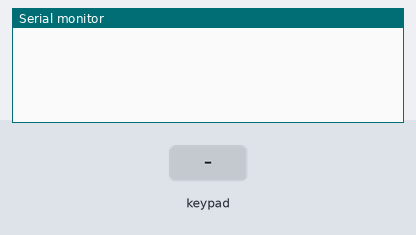
A sketch run on a simulated SparkFun Pro Micro, built with avr-gcc and run on an emulated ATmega32U4. Parts: the last lines printed to the serial monitor. The inputs (shaded band) are chosen by the test bench. USB keyboard and mouse output is not drawn.

Above: at 1.2 s.
1.3 s: key '1' pressed
At 2.5 s:
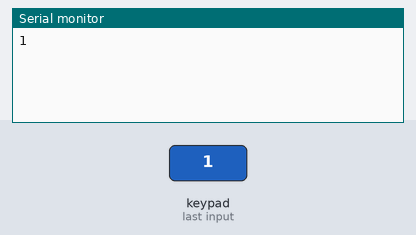
2.8 s: keypad keys 2 3 4 5 # pressed 0.4 s apart
At 4.8 s:
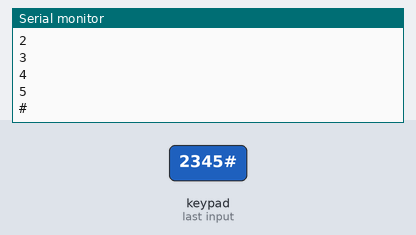
6.3 s: key 'A' pressed
At 7.5 s:
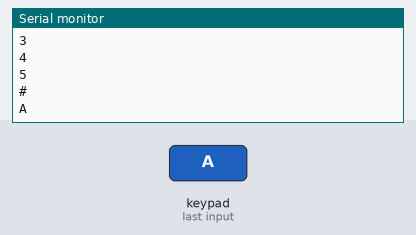
7.8 s: keypad keys 2 3 4 5 * pressed 0.4 s apart
At 10.0 s:
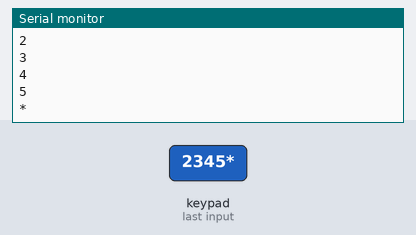
11.3 s: key 'B' pressed
At 12.5 s:
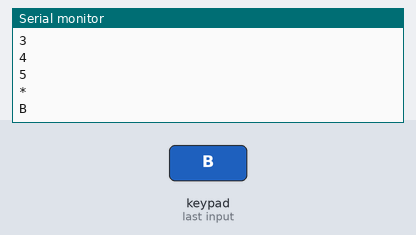
12.8 s: keypad keys 2 3 4 5 D pressed 0.4 s apart
At 14.8 s:
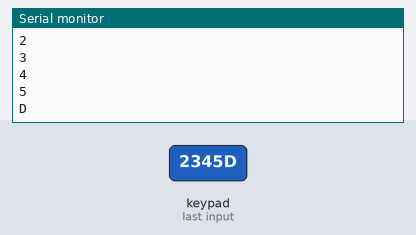
Timing chart, 0 to 16.3 s (numbered marks = the images above; inputs shaded):
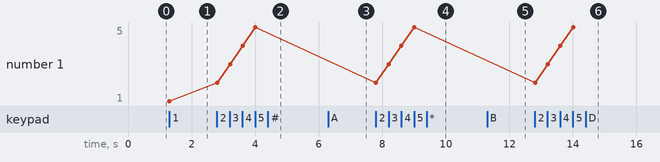

Measured:
- after the input at 1.3 s, the serial monitor: prints a new line at once (image 1)
- after the input at 2.8 s, the serial monitor: prints a new line at once (image 2)
- after the input at 6.3 s, the serial monitor: prints a new line at once (image 3)
- after the input at 7.8 s, the serial monitor: prints a new line at once (image 4)
- after the input at 11.3 s, the serial monitor: prints a new line at once (image 5)
- after the input at 12.8 s, the serial monitor: prints a new line at once (image 6)
- plotted number 1: 1 → 5 after the input at 2.8 s

The sketch:

switcheroonie.ino
```cpp
/*******************************************************************
 *  A simple Macro keyboard built with Arduino Pro Micro and a
 *  4*4 Button Matrix.
 *
 *  Parts:
 *  Arduino Pro Micro* - http://s.click.aliexpress.com/e/FQmMd5uc
 *  4*4 Keypad Button Matrix* - http://s.click.aliexpress.com/e/CqnjTgGg
 *
 *  * = Affilate
 *
 *  Written by Brian Lough
 *  YouTube: https://www.youtube.com/brianlough
 *  Tindie: https://www.tindie.com/stores/brianlough/
 *  Twitter: https://twitter.com/witnessmenow
 *******************************************************************/

// ----------------------------
// Standard Libraries
// ----------------------------

#include "Keyboard.h"
// Library with a lot of the HID definitions and methods
// Can be useful to take a look at it see whats available
// https://github.com/arduino-libraries/Keyboard/blob/master/src/Keyboard.h

// ----------------------------
// Additional Libraries - each one of these will need to be installed.
// ----------------------------

#include <Keypad.h>
// This library is for interfacing with the 4x4 Matrix
//
// Can be installed from the library manager, search for "keypad"
// and install the one by Mark Stanley and Alexander Brevig
// https://playground.arduino.cc/Code/Keypad/

const byte ROWS = 4; //four rows
const byte COLS = 4; //four columns

// the library will return the character inside this array
// when the appropriate button is pressed.
char keys[ROWS][COLS] = {
  {'1', '2', '3', 'A'},
  {'4', '5', '6', 'B'},
  {'7', '8', '9', 'C'},
  {'*', '0', '#', 'D'},
};

byte rowPins[ROWS] = {2, 3, 4, 5}; //connect to the row pinouts of the keypad
byte colPins[COLS] = {6, 7, 8, 9 }; //connect to the column pinouts of the keypad

Keypad keypad = Keypad( makeKeymap(keys), rowPins, colPins, ROWS, COLS );

void setup() {
  Serial.begin(9600);
  Keyboard.begin();
}

// This will hold down all the following buttons.
void sendMacroCommand(uint8_t key) {
  Keyboard.press(KEY_LEFT_CTRL);
  Keyboard.press(KEY_LEFT_SHIFT);
  Keyboard.press(KEY_LEFT_ALT);
  Keyboard.press(key);
}

void loop() {
  char key = keypad.getKey();

  if (key) {
    Serial.println(key);
    switch (key) {
      case '1':
        sendMacroCommand(KEY_F1);
        break;
      case '2':
        sendMacroCommand(KEY_F2);
        break;
      case '3':
        sendMacroCommand(KEY_F3);
        break;
      case '4':
        sendMacroCommand(KEY_F4);
        break;
      case '5':
        sendMacroCommand(KEY_F5);
        break;
      case '6':
        sendMacroCommand(KEY_F6);
        break;
      case '7':
        sendMacroCommand(KEY_F7);
        break;
      case '8':
        sendMacroCommand(KEY_F8);
        break;
      case '9':
        sendMacroCommand(KEY_F9);
        break;
      case '0':
        sendMacroCommand(KEY_F10);
        break;
      case '*':
        sendMacroCommand(KEY_F11);
        break;
      case '#':
        sendMacroCommand(KEY_F12);
        break;
      case 'A':
        sendMacroCommand('a');
        break;
      case 'B':
        sendMacroCommand('b');
        break;
      case 'C':
        sendMacroCommand('c');
        break;
      case 'D':
        sendMacroCommand('d');
        break;
    }

    delay(100);
    Keyboard.releaseAll(); // this releases the buttons
  }
}
```
